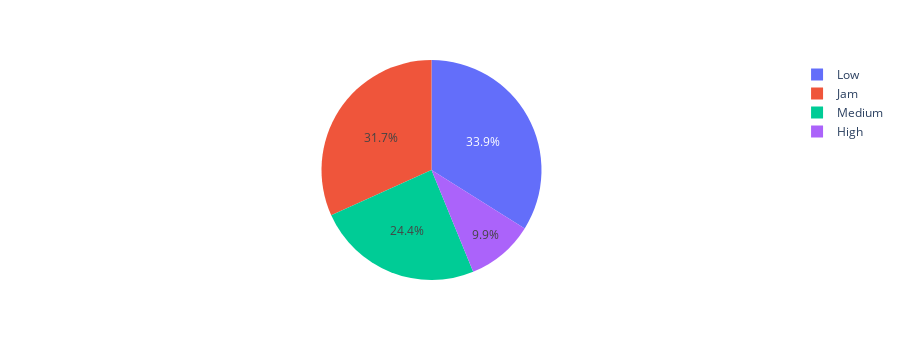

Write notebook code for a chart like this one.
### Markdown cell above
### 3. Distribuição dos pedidos por tipo de tráfego.

### Code cell
df_aux = df1.loc[:, ['ID', 'Road_traffic_density']].groupby(['Road_traffic_density']).count().reset_index()
df_aux['delivery_perc'] = df_aux['ID']/df_aux['ID'].sum()
px.pie(df_aux, values='delivery_perc', names='Road_traffic_density')

### Figure 1 — Plotly figure (JSON) as saved in the notebook; plotly's stock layout.template omitted (floating-point values rounded to 4 significant figures)
{"data": [{"domain": {"x": [0, 1], "y": [0, 1]}, "hovertemplate": "Road_traffic_density=%{label}<br>delivery_perc=%{value}<extra></extra>", "labels": ["High", "Jam", "Low", "Medium"], "legendgroup": "", "name": "", "showlegend": true, "type": "pie", "values": [0.09899, 0.3174, 0.3391, 0.2445]}], "layout": {"height": 360, "legend": {"tracegroupgap": 0}, "margin": {"t": 60}}}
